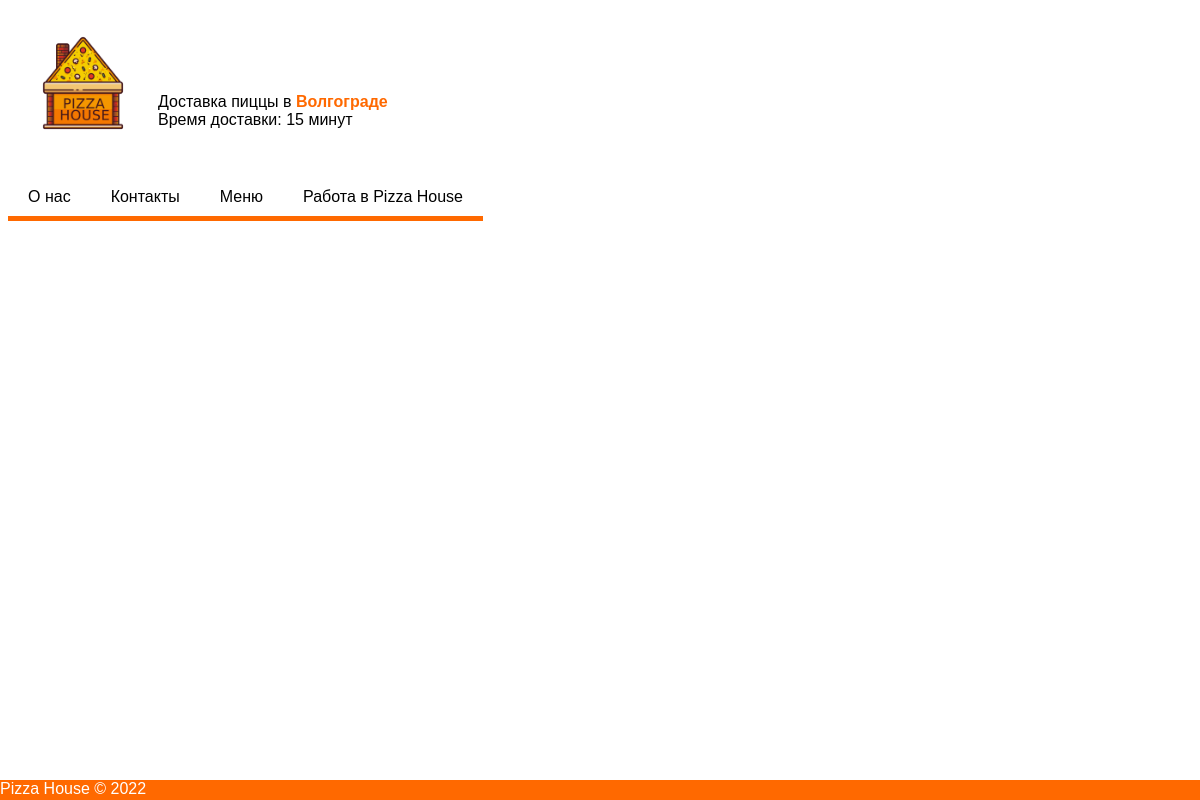
The page /index.php?id=5 on the database as committed earlier.
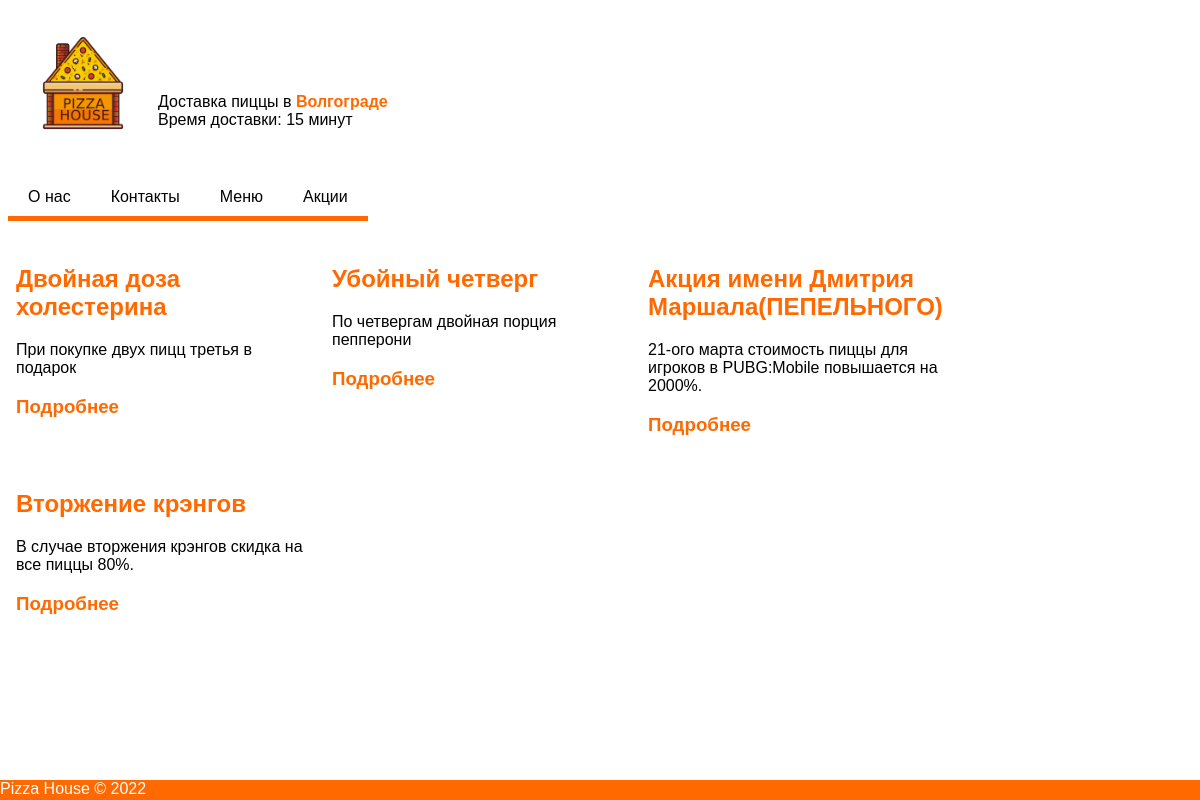
The same page on the database as committed later.
### tables this page shows
CREATE TABLE `site` (
  `id` int NOT NULL,
  `title` varchar(255) NOT NULL,
  `content` text NOT NULL
);

CREATE TABLE `promotion` (
  `id` int NOT NULL,
  `title` varchar(255) NOT NULL,
  `description` text NOT NULL,
  `longDescription` text NOT NULL
);

### index.php (the view, shortened to what this page needs)
<?php
$conn = mysqli_connect("localhost", "root", "root", "pizza");
$sql = "SELECT id, title FROM `site` ";
$result = mysqli_query($conn, $sql);
if (isset($_GET["id"])) {
    $id = $_GET["id"];
}
$napolnenie = "SELECT * FROM `site` WHERE id='$id'";
$result1 = mysqli_query($conn, $napolnenie);
$row1 = mysqli_fetch_array($result1, MYSQLI_ASSOC);
$pizzaId = mysqli_real_escape_string($conn, $_GET["pizzaid"]);
$pizzaSelection = "SELECT * FROM `pizza_list`";
$pizzaIdSelection = "SELECT * FROM `pizza_list`  WHERE id = '$pizzaId'";
$pizzaIdResult = mysqli_query($conn, $pizzaIdSelection);
$pizzaResult = mysqli_query($conn, $pizzaSelection);
$promoId =  mysqli_real_escape_string($conn, $_GET["promoid"]);
$promoIdSelection = "SELECT * FROM `promotion` WHERE id = '$promoId'";
$promoIdResult = mysqli_query($conn, $promoIdSelection);
$promoAllSelection = "SELECT * FROM `promotion`";
$promoAllResult = mysqli_query($conn, $promoAllSelection);
?>
<!DOCTYPE html>
<html lang="ru">
<head>
    <link rel="stylesheet" href="style/style.css">
</head>
<body>
    <div class="main">
        <header class="head">
            <div class="left">
                <div class="logo">
                    <img src="img/pizza.png" class="respons" alt="">
                    <span class="header_info">Доставка пиццы в <a href="#">Волгограде</a> <br> Время доставки: 15 минут</span>
                </div>
            </div>
        </header>
    </div>
    <div class="menu">
        <?php
        foreach ($result as $row) {
            echo "<ul class='menu'";
            echo "<li><a href='index.php?id=" . $row["id"] . "'>" . " " . $row["title"] . " " . "</a></li>";
        }
        echo "</ul>";
        ?>
    </div>
    <div class="content">
        <?php
        if (isset($_GET["id"]) && $_GET["id"] == 4 ||  isset($_GET["pizzaid"])) {
            echo "<h1>" . "Меню" . "</h1>"
        ?>
            <div class="cont">
                <?php
                if (isset($_GET["pizzaid"])) {
                    foreach ($pizzaIdResult as $pizzaRow) {
                        $show_img = base64_encode($pizzaRow['image']);
                        echo "<div id='pizza_block'>";
                ?>
                        <img id="pizza_image" alt="">
                    <?php
                        echo "<h2>" . $pizzaRow['title'] . "</h2>";
                        echo "<p>" . $pizzaRow['description'] . "</p>";
                        echo "<p>" . $pizzaRow['longDescription'] . "</p>";
                        echo "<h3>" . $pizzaRow['price'] . "</h3>";
                        echo "</div>";
                    }
                } else {
                    foreach ($pizzaResult as $pizzaRow) {
                        $show_img = base64_encode($pizzaRow['image']);
                        echo "<div id='pizza_block'>";
                    ?>
                        <img id="pizza_image" alt="">
                <?php
                        echo "<h2>" . $pizzaRow['title'] . "</h2>";
                        echo "<p>" . $pizzaRow['description'] . "</p>";
                        echo "<h3>" . $pizzaRow['price'] . "</h3>";
                        echo "<h3><a href='index.php?pizzaid=" . $pizzaRow['id'] . "'> Подробнее </a></h3>";
                        echo "</div>";
                    }
                }
            } else if (isset($_GET["id"]) && $_GET["id"] == 5) {
                echo "<div class='cont'>";
                if (isset($_GET["promoid"])) {
                    foreach ($promoIdResult as $promoRow) {
                        echo "<div class='promoBlock'>";
                        echo "<h2>" . $promoRow['title'] . "</h2>";
                        echo "<p>" . $promoRow['description'] . "</p>";
                        echo "<p>" . $promoRow['longDescription'] . "</p>";
                        echo "</div>";
                    }
                } else {
                    foreach ($promoAllResult as $promoRow) {
                        echo "<div class='promoBlock'>";
                        echo "<h2>" . $promoRow['title'] . "</h2>";
                        echo "<p>" . $promoRow['description'] . "</p>";
                        echo "<h3><a href='index.php?promoid=" . $promoRow['id'] . "'> Подробнее </a></h3>";
                        echo "</div>";
                    }
                }
                ?>
            <?php
            } else {
                echo $row1["content"];
            }
            ?>
    </div>
    <footer>
        <div>Pizza House © 2022</div>
    </footer>
</body>
</html>

Rows that differ between the two databases and show on the page:
changed site: title "Работа в Pizza House" → "Акции"
added promotion: title "Двойная доза холестерина", description "При покупке двух пицц третья в подарок"
added promotion: title "Убойный четверг", description "По четвергам двойная порция пепперони"
added promotion: title "Акция имени Дмитрия Маршала(ПЕПЕЛЬНОГО)", description "21-ого марта стоимость пиццы для игроков в PUBG:Mobile повышается на 2000%."
added promotion: title "Вторжение крэнгов", description "В случае вторжения крэнгов скидка на все пиццы 80%."
